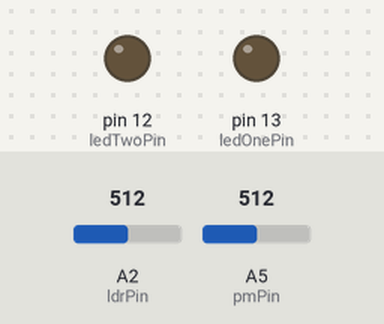
Simulated run of this sketch. Board: Arduino Uno, built with avr-gcc and run on an emulated ATmega328P. On the bench: output pins drawn as LEDs (lit = HIGH). Inputs (shaded band) come from the test bench; at power-on: A5 (pmPin) = 512, A2 (ldrPin) = 512.

Above: at 1.2 s.
1.3 s: A5 (pmPin) set to 650
2.8 s: A5 (pmPin) set to 672
At 4.0 s:
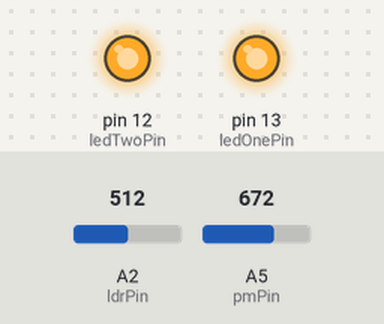
4.3 s: A5 (pmPin) set to 511
At 5.3 s:
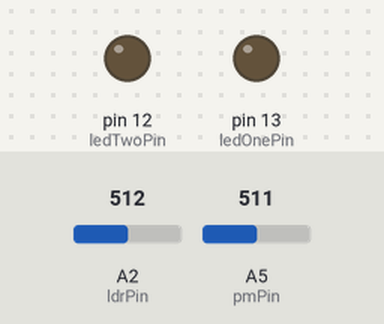
5.8 s: A5 (pmPin) set to 670
At 6.5 s:
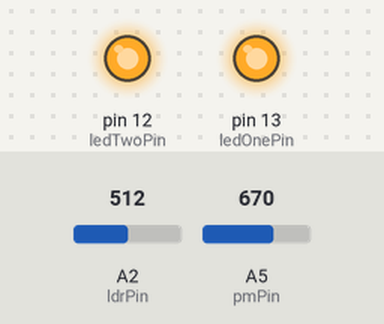
Timing chart, 0 to 8.3 s (numbered marks = the images above; inputs shaded):
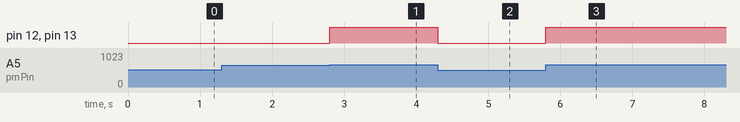

Measured:
- the behaviour switches between 660 and 661 on A5 (pmPin) (found by bisection; images 0 and 1)
- after the input at 1.3 s, every drawn part: stays the same
- after the input at 2.8 s, pin 12 (ledTwoPin), pin 13 (ledOnePin): LOW → HIGH at once
- after the input at 4.3 s, pin 12 (ledTwoPin), pin 13 (ledOnePin): HIGH → LOW at once
- after the input at 5.8 s, pin 12 (ledTwoPin), pin 13 (ledOnePin): LOW → HIGH at once

The sketch:

Sensors_LEDs.ino
```cpp
/*This code was written by Shaurya Singh, NYUAD Class of 2023 as part of the Introduction to Interactive Media Course
 * at NYU Abu Dhabi in Fall 2020.
 */


int sensorValue;
int modeValue;
const int ldrPin = A2;
const int ledOnePin = 13;
const int ledTwoPin = 12;
const int pmPin = A5;

void setup() {
  // initialize serial communication at 9600 bits per second:
  Serial.begin(9600);
  pinMode(ledOnePin, OUTPUT);
  pinMode(ledTwoPin, OUTPUT);
  pinMode(ldrPin, INPUT);
  pinMode(pmPin, INPUT);
}

void lightChecker(){ //this function determines when the LEDs will be ON/OFF
  if (modeValue == 1){
    digitalWrite(ledOnePin, LOW); //mode 1 refers to ALWAYS OFF
    digitalWrite(ledTwoPin, LOW);}
  if (modeValue == 2){
    int sensorValue = analogRead(ldrPin);
    if (sensorValue <= 300){
      digitalWrite(ledOnePin, HIGH); // mode 2 refers to ON based on darkness
      digitalWrite(ledTwoPin, HIGH);}
    else{
      digitalWrite(ledOnePin, LOW);
      digitalWrite(ledTwoPin, LOW);}
      }
   if (modeValue ==3){
      digitalWrite(ledOnePin, HIGH); //mode 3 refers to ALWAYS ON
      digitalWrite(ledTwoPin, HIGH);}
}


void mode(){ //the mode function converts the analog values from the potentiometer into 3 modes - 1, 2, and 3
  int k = analogRead(A5);
  if (k<=330){
    modeValue = 1;}
  else if (k>330) if (k<=660){
    modeValue = 2;}
  else if (k>660){
    modeValue = 3;}
}


// the loop routine runs over and over again forever:
void loop() {
  mode();
  lightChecker();
  delay(1);        // delay in between reads for stability
}
```
